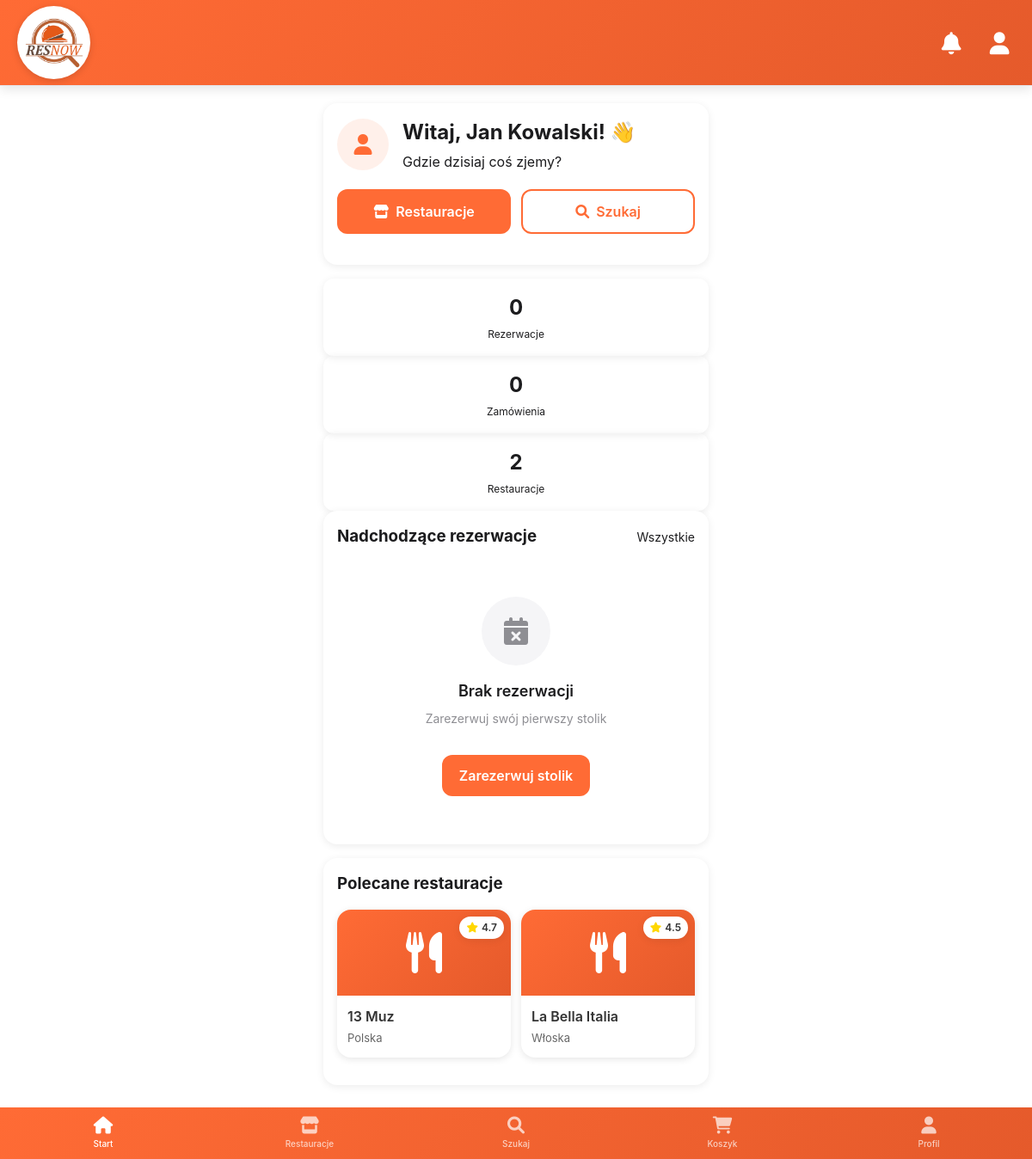
The app's page /client/dashboard (signed in) with its own data.
### models.py (models this page shows, shortened)
class Restaurant(db.Model):
    __tablename__ = 'restaurants'
    id = db.Column(db.Integer, primary_key=True)
    name = db.Column(db.String(100), nullable=False)
    address = db.Column(db.String(200))
    cuisine = db.Column(db.String(100))
    rating = db.Column(db.Float)
    delivery = db.Column(db.Boolean, default=False)
    reservation = db.Column(db.Boolean, default=True)
    opening_hours = db.Column(db.String(50))
    delivery_time = db.Column(db.String(50))

### app.py (the view)
@app.route('/client/dashboard')
@login_required
def client_dashboard():
    if session.get('role') != 'client':
        flash('Brak dostępu', 'danger')
        return redirect(url_for('login'))
    restaurants = Restaurant.query.all()
    return render_template(
        'client/dashboard_mobile.html',
        user_name=session['user_name'],
        restaurants=restaurants,
        reservations=[],
        orders=[]
    )

### app.py (called while the page is built)
@app.context_processor
def inject_now():
    return {'now': datetime.now()}

def login_required(f):
    @wraps(f)
    def decorated_function(*args, **kwargs):
        if 'user_id' not in session:
            flash('Proszę się zalogować', 'warning')
            return redirect(url_for('login'))
        return f(*args, **kwargs)
    return decorated_function

### templates/client/dashboard_mobile.html (shortened to what this page needs)
{% extends "mobile_layout.html" %}
{% block content %}
<div class="dashboard-container" style="max-width: 480px; margin: 0 auto; padding: 0 16px;">
<div class="card">
    <div class="user-welcome">
        <div class="user-avatar">
            <i class="fas fa-user"></i>
        </div>
        <div>
            <h2 style="margin-bottom: 4px;">Witaj, {{ session.user_name }}! 👋</h2>
            <p style="color: var(--text-light);">Gdzie dzisiaj coś zjemy?</p>
        </div>
    </div>
    <div class="dashboard-actions">
        <a href="{{ url_for('client_restaurants') }}" class="btn btn-primary">
            <i class="fas fa-store"></i>
            Restauracje
        </a>
        <a href="{{ url_for('client_search') }}" class="btn btn-outline">
            <i class="fas fa-search"></i>
            Szukaj
        </a>
    </div>
</div>
<div class="dashboard-stats">
    <div class="stat-card">
        <div class="stat-number">{{ reservations|default([])|length }}</div>
        <div class="stat-label">Rezerwacje</div>
    </div>
    <div class="stat-card">
        <div class="stat-number">{{ orders|default([])|length }}</div>
        <div class="stat-label">Zamówienia</div>
    </div>
    <div class="stat-card">
        <div class="stat-number">{{ restaurants|default([])|length }}</div>
        <div class="stat-label">Restauracje</div>
    </div>
</div>
<div class="card">
    <div style="display: flex; justify-content: space-between; align-items: center; margin-bottom: 16px;">
        <h3 style="margin: 0;">Nadchodzące rezerwacje</h3>
        <a href="#" style="color: var(--primary); text-decoration: none; font-size: 14px;">Wszystkie</a>
    </div>
    {% if reservations and reservations|length > 0 %}
    <div class="list">
        {% for res in reservations[:3] %}
        <div class="list-item">
            <div class="list-item-icon">
                <i class="fas fa-calendar-check"></i>
            </div>
            <div class="list-item-content">
                <div class="list-item-title">{{ res.restaurant_name }}</div>
                <div class="list-item-subtitle">
                    {{ res.date }} o {{ res.time }} • {{ res.people }} osoby
                </div>
                <div style="margin-top: 4px;">
                    <span class="badge badge-success">{{ res.status }}</span>
                </div>
            </div>
        </div>
        {% endfor %}
    </div>
    {% else %}
    <div class="empty-state">
        <div class="empty-state-icon">
            <i class="fas fa-calendar-times"></i>
        </div>
        <h4 class="empty-state-title">Brak rezerwacji</h4>
        <p class="empty-state-text">Zarezerwuj swój pierwszy stolik</p>
        <a href="{{ url_for('client_restaurants') }}" class="btn btn-primary" style="margin-top: 16px;">
            Zarezerwuj stolik
        </a>
    </div>
    {% endif %}
</div>
<div class="card">
    <h3 style="margin-bottom: 16px;">Polecane restauracje</h3>
    <div class="restaurant-grid-dashboard">
        {% for restaurant in restaurants[:4] %}
        <a href="{{ url_for('client_menu', restaurant_id=restaurant.id) }}" class="restaurant-card">
            <div class="restaurant-image">
                <i class="fas fa-utensils"></i>
                <div class="restaurant-badge">
                    <i class="fas fa-star"></i> {{ restaurant.rating }}
                </div>
            </div>
            <div class="restaurant-name">{{ restaurant.name }}</div>
            <div class="restaurant-info">{{ restaurant.cuisine }}</div>
        </a>
        {% endfor %}
    </div>
</div>
</div>
{% endblock %}

### templates/mobile_layout.html (shortened to what this page needs)
<!DOCTYPE html>
<html lang="pl">
<head>
    <link rel="stylesheet" href="https://cdnjs.cloudflare.com/ajax/libs/font-awesome/6.0.0/css/all.min.css">
    <link rel="stylesheet" href="{{ url_for('static', filename='css/mobile.css') }}">
</head>
<body>
<header class="header safe-area-top" style="background: linear-gradient(135deg, #FF6B35, #E55A2B); height: 120px; padding: 0 20px;">
    <div class="header-title">
        <div style="background: white; border-radius: 50%; width: 85px; height: 85px; display: flex; align-items: center; justify-content: center; box-shadow: 0 2px 8px rgba(0,0,0,0.15);">
            <img src="{{ url_for('static', filename='images/logo.png') }}" alt="ResNow" style="height: 80px;">
        </div>
    </div>
    <div class="header-actions" style="gap: 20px;">
        <button class="header-btn" onclick="toggleNotifications()" style="color: white; font-size: 26px;">
            <i class="fas fa-bell"></i>
        </button>
        <a href="{{ url_for('client_profile') }}" class="header-btn" style="color: white; font-size: 26px;">
            <i class="fas fa-user"></i>
        </a>
    </div>
</header>
    <main class="main safe-area-bottom">
        {% block content %}{% endblock %}
    </main>
    <nav class="bottom-nav">
        <a href="{{ url_for('client_dashboard') }}"
           class="bottom-nav-item {% if request.endpoint == 'client_dashboard' %}active{% endif %}"
           id="navHome">
            <i class="fas fa-home bottom-nav-icon"></i>
            <span class="bottom-nav-label">Start</span>
        </a>
        <a href="{{ url_for('client_restaurants') }}"
           class="bottom-nav-item {% if request.endpoint == 'client_restaurants' %}active{% endif %}"
           id="navRestaurants">
            <i class="fas fa-store bottom-nav-icon"></i>
            <span class="bottom-nav-label">Restauracje</span>
        </a>
        <a href="{{ url_for('client_search') }}"
           class="bottom-nav-item {% if request.endpoint == 'client_search' %}active{% endif %}"
           id="navSearch">
            <i class="fas fa-search bottom-nav-icon"></i>
            <span class="bottom-nav-label">Szukaj</span>
        </a>
        <a href="{{ url_for('client_cart') }}"
           class="bottom-nav-item {% if request.endpoint == 'client_cart' %}active{% endif %}"
           id="navCart">
            <i class="fas fa-shopping-cart bottom-nav-icon"></i>
            <span class="bottom-nav-label">Koszyk</span>
        </a>
        <a href="{{ url_for('client_profile') }}"
           class="bottom-nav-item {% if request.endpoint == 'client_profile' %}active{% endif %}"
           id="navProfile">
            <i class="fas fa-user bottom-nav-icon"></i>
            <span class="bottom-nav-label">Profil</span>
        </a>
    </nav>
</body>
</html>

### static/css/mobile.css (style rules this page uses)
:root { --primary-orange: #FF6B35; --primary-orange-light: #FF8C42; --primary-orange-dark: #E55A2B; --white: #FFFFFF; --light-gray: #F5F5F7; --gray: #8E8E93; --dark-gray: #636366; --dark: #1C1C1E; --black: #000000; --success: #34C759; --warning: #FF9500; --danger: #FF3B30; --info: #007AFF; --background: #FFFFFF; --card-background: #FFFFFF; --shadow: 0 2px 10px rgba(0, 0, 0, 0.08); --shadow-heavy: 0 4px 20px rgba(0, 0, 0, 0.15); --radius-sm: 8px; --radius-md: 12px; --radius-lg: 16px; --radius-xl: 24px; --spacing-xs: 4px; --spacing-sm: 8px; --spacing-md: 16px; --spacing-lg: 24px; --spacing-xl: 32px; }
* { margin: 0; padding: 0; box-sizing: border-box; }
body { font-family: -apple-system, BlinkMacSystemFont, 'Segoe UI', Roboto, Oxygen, Ubuntu, Cantarell, sans-serif; background-color: var(--background); color: var(--dark); line-height: 1.5; -webkit-font-smoothing: antialiased; -moz-osx-font-smoothing: grayscale; }
.header { position: fixed; top: 0; left: 0; right: 0; height: 60px; background-color: var(--white); display: flex; align-items: center; justify-content: space-between; padding: 0 16px; border-bottom: 1px solid #E5E5EA; z-index: 1000; box-shadow: 0 1px 3px rgba(0, 0, 0, 0.1); }
.header.safe-area-top { padding-top: env(safe-area-inset-top); }
.header-title { font-size: 20px; font-weight: 600; color: var(--dark); display: flex; align-items: center; gap: 8px; }
.header-actions { display: flex; gap: 12px; }
.header-btn { width: 36px; height: 36px; border-radius: 50%; background: none; border: none; display: flex; align-items: center; justify-content: center; color: var(--dark); font-size: 18px; position: relative; cursor: pointer; }
.main { padding-top: 60px; padding-bottom: 70px; min-height: 100vh; }
.main.safe-area-bottom { padding-bottom: calc(70px + env(safe-area-inset-bottom)); }
.bottom-nav { position: fixed; bottom: 0; left: 0; right: 0; height: 60px; background-color: var(--white); border-top: 1px solid #E5E5EA; display: flex; justify-content: space-around; align-items: center; z-index: 1000; padding-bottom: env(safe-area-inset-bottom); }
.bottom-nav-item { display: flex; flex-direction: column; align-items: center; justify-content: center; flex: 1; height: 100%; text-decoration: none; color: var(--gray); position: relative; transition: color 0.2s; }
.bottom-nav-item.active { color: var(--primary-orange); }
.bottom-nav-icon { font-size: 20px; margin-bottom: 4px; }
.bottom-nav-label { font-size: 10px; font-weight: 500; }
.card { background-color: var(--card-background); border-radius: var(--radius-lg); padding: var(--spacing-md); margin-bottom: var(--spacing-md); box-shadow: var(--shadow); }
.btn { display: inline-flex; align-items: center; justify-content: center; padding: 12px 20px; border-radius: var(--radius-md); border: none; font-size: 16px; font-weight: 600; text-decoration: none; cursor: pointer; transition: all 0.2s; gap: 8px; }
.btn-primary { background-color: var(--primary-orange); color: white; }
.btn-outline { background-color: transparent; border: 2px solid var(--primary-orange); color: var(--primary-orange); }
.empty-state { text-align: center; padding: 40px 20px; }
.empty-state-icon { width: 80px; height: 80px; background-color: var(--light-gray); border-radius: 50%; display: flex; align-items: center; justify-content: center; margin: 0 auto 16px; font-size: 32px; color: var(--gray); }
.empty-state-title { font-size: 18px; font-weight: 600; margin-bottom: 8px; color: var(--dark); }
.empty-state-text { color: var(--gray); font-size: 14px; margin-bottom: 16px; }
.restaurant-card { display: block; text-decoration: none; color: inherit; background-color: var(--card-background); border-radius: var(--radius-lg); overflow: hidden; box-shadow: var(--shadow); margin-bottom: var(--spacing-md); }
.restaurant-image { width: 100%; height: 160px; background: linear-gradient(135deg, var(--primary-orange), var(--primary-orange-light)); display: flex; align-items: center; justify-content: center; color: white; font-size: 48px; position: relative; }
.restaurant-badge { position: absolute; top: 12px; right: 12px; background-color: var(--white); padding: 6px 12px; border-radius: 20px; font-size: 12px; font-weight: 600; box-shadow: var(--shadow); }
.restaurant-name { padding: 12px 16px 4px; font-size: 18px; font-weight: 600; color: var(--dark); }
.restaurant-info { padding: 0 16px 12px; font-size: 14px; color: var(--gray); }

### records on screen
Restaurant: rating "4.7", name "13 Muz", cuisine "Polska"
Restaurant: rating "4.5", name "La Bella Italia", cuisine "Włoska"

### other values on screen
{{ session.user_name }} "Jan Kowalski"
{{ reservations|default([])|length }} "0"
{{ orders|default([])|length }} "0"
{{ restaurants|default([])|length }} "2"
